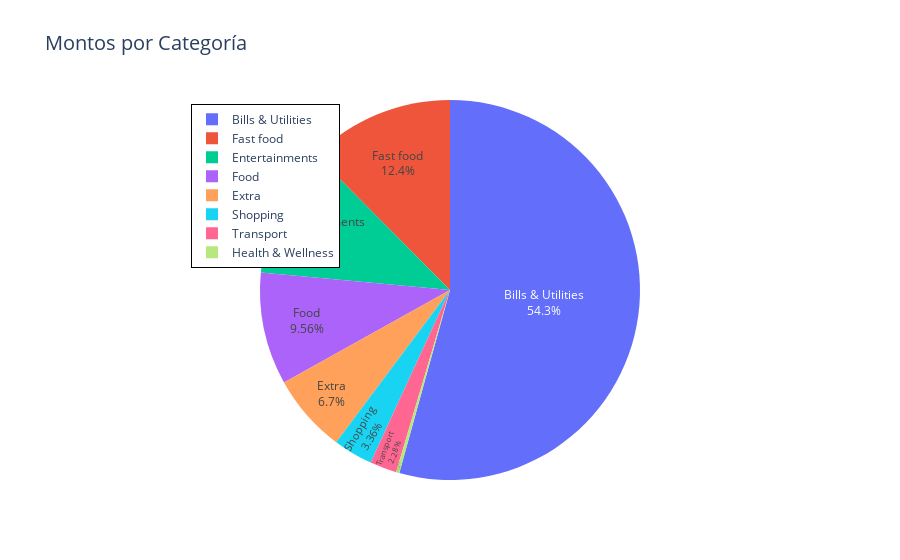

Notebook cell for this chart:
### Code cell
df_grouped = df.groupby('Category')['Amount'].sum().reset_index()
fig = px.pie(df_grouped, values='Amount', names='Category', title='Montos por Categoría')

fig.update_traces(textposition='inside', textinfo='percent+label')
fig.update_layout(title=dict(font=dict(size=20)), 
                  
                #paper_bgcolor='rgba(0,0,0,0)', 
                #plot_bgcolor='rgba(0,0,0,0)'
                  )
fig.update_xaxes(
    showline=True,mirror=True,linecolor='black',
    nticks=10,ticks="inside", 
    title_font = {"size": 15},
    showgrid=True,range=[0,22],
    title_standoff = 20
    )

fig.update_yaxes(
    showline=True,mirror=True,linecolor='black',
    nticks=10,ticks="inside",tickprefix="$",
    title_font = {"size": 15},range=[0,1100],
    title_standoff = 20)

fig.update_layout(showlegend=True,
                  legend=dict(
                      yanchor="top", 
                      y=0.99,
                      xanchor="left",
                      x=0.15,
                      bordercolor="Black",
                      borderwidth=1)
                 )

fig.write_image('/home/daniel/Proyectos_Daniel/finapp/data/images/pie_px.png', format='png')
fig.show()

### Figure 1 — Plotly figure (JSON) as saved in the notebook; plotly's stock layout.template omitted (floating-point values rounded to 4 significant figures)
{"data": [{"domain": {"x": [0, 1], "y": [0, 1]}, "hovertemplate": "Category=%{label}<br>Amount=%{value}<extra></extra>", "labels": ["Bills & Utilities", "Entertainments", "Extra", "Fast food", "Food", "Health & Wellness", "Shopping", "Transport"], "legendgroup": "", "name": "", "showlegend": true, "textinfo": "percent+label", "textposition": "inside", "type": "pie", "values": [2777191, 567000, 342500, 636536, 488733, 14300, 171712, 116800]}], "layout": {"legend": {"bordercolor": "Black", "borderwidth": 1, "tracegroupgap": 0, "x": 0.15, "xanchor": "left", "y": 0.99, "yanchor": "top"}, "showlegend": true, "title": {"font": {"size": 20}, "text": "Montos por Categoría"}, "xaxis": {"linecolor": "black", "mirror": true, "nticks": 10, "range": [0, 22], "showgrid": true, "showline": true, "ticks": "inside", "title": {"font": {"size": 15}, "standoff": 20}}, "yaxis": {"linecolor": "black", "mirror": true, "nticks": 10, "range": [0, 1100], "showline": true, "tickprefix": "$", "ticks": "inside", "title": {"font": {"size": 15}, "standoff": 20}}}}
